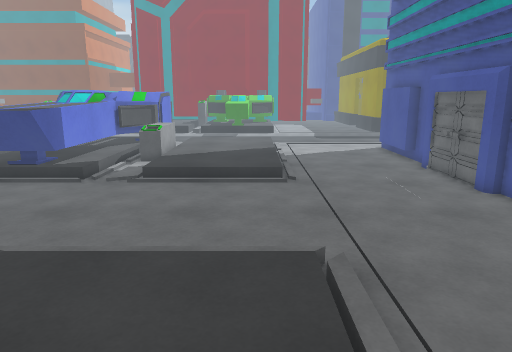
View 1 (above)

17 first-person views from a walk through a Unity game level. The camera is 1.4 m above the floor, tilts 12° down and sees 70° across. The floor is counted in squares, 0.5 m on a side. Each view is taken from the middle of a square. On the plan, view 1 faces up. The plan holds only what a view shows up to about 20 squares ahead; the rest is blank. The place goes on beyond the plan. Surface patterns are stand-ins for the level's own textures.

View 2
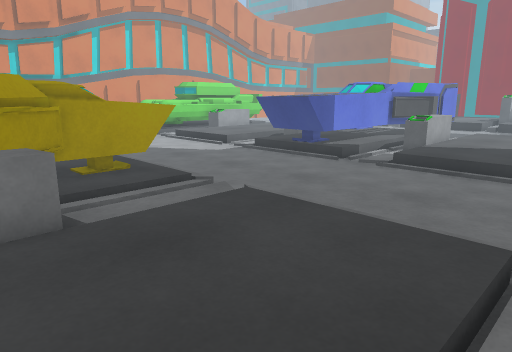

View 3
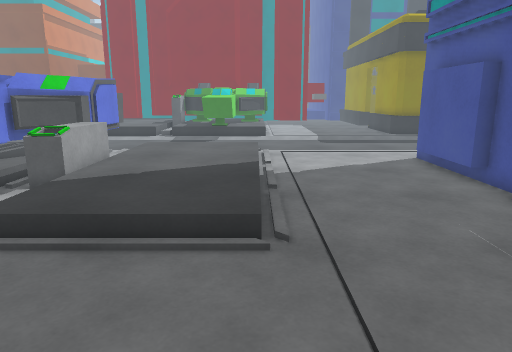

View 4
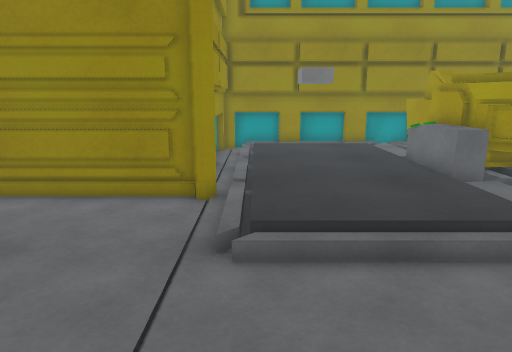

View 5
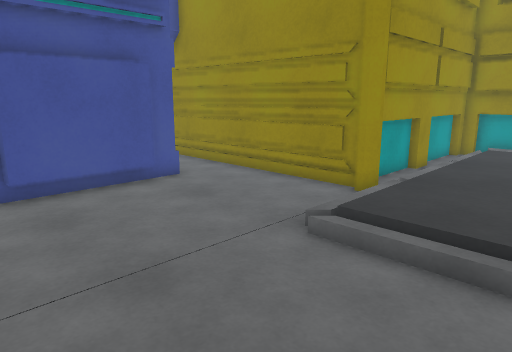

View 6
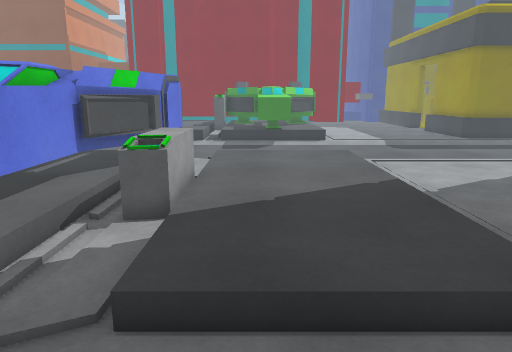

View 7
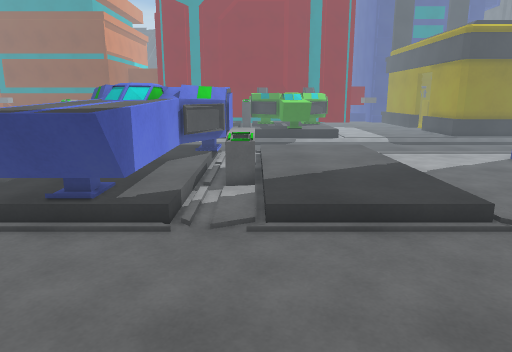

View 8
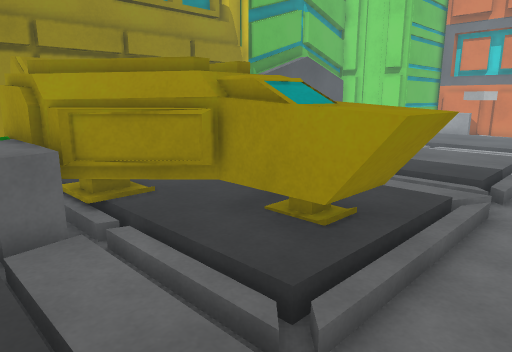

View 9
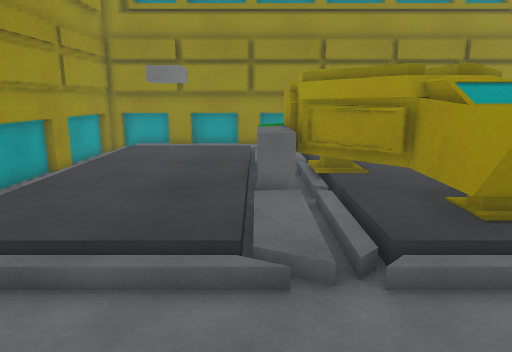

View 10
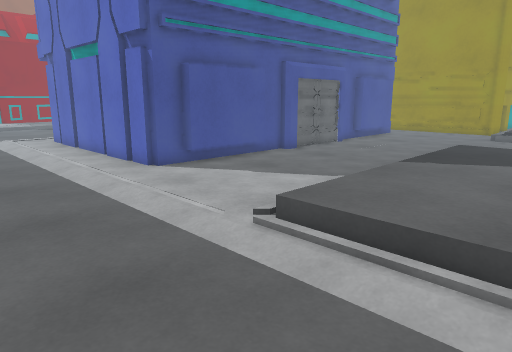

View 11
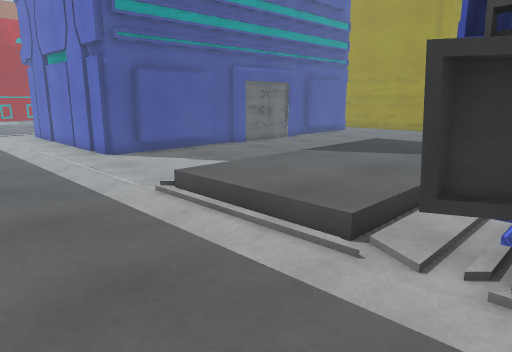

View 12
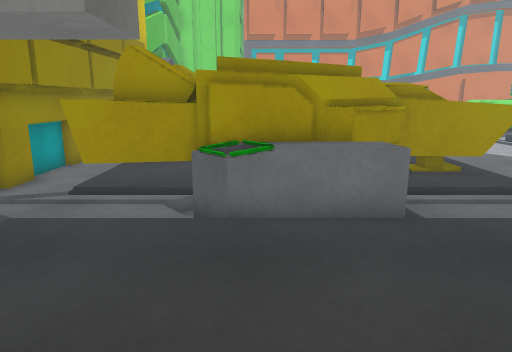

View 13
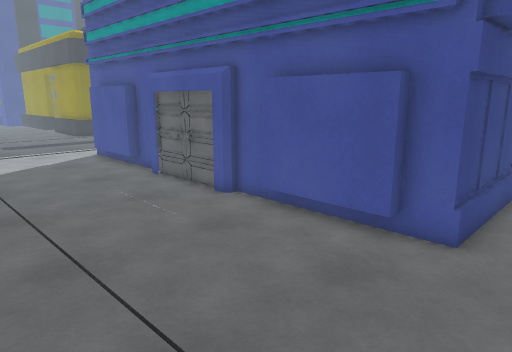

View 14
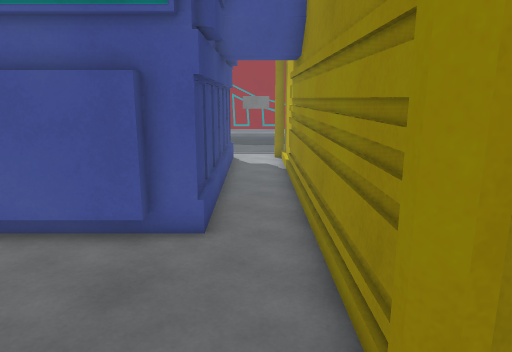

View 15
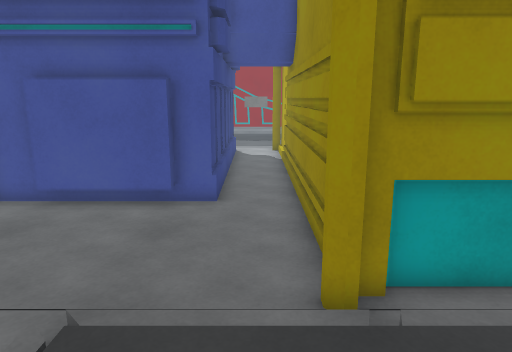

View 16
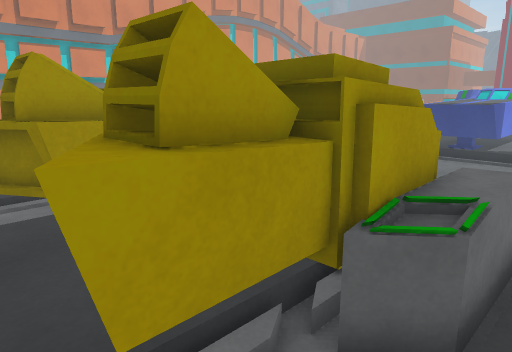

View 17
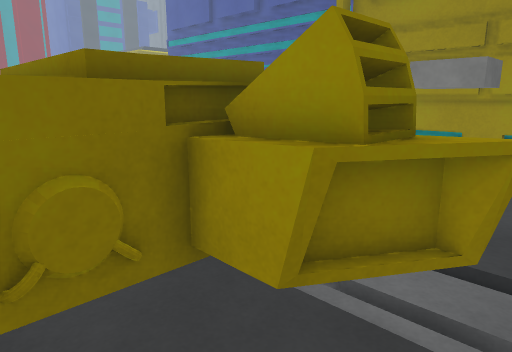

### Floor plan
Key: @ floor where view 1 was taken; # wall or solid block; . main floor; : floor 0.25 m higher than the main floor; - floor 0.25 m lower than the main floor; / step, stairs or slope; = window, fence, low wall or low ledge; ^ raised ledge; B block; T thing the floor can be seen under or through.
Columns run from 12 left of view 1 to 15 right of it. Each row starts with its distance up from view 1.
 33     -   -
 32         ----------
 31       -----------------
 30       ----------------------
 29      #----------------------
 28      ^#.....................
 27      ^#.:::::/..............
 26      ^#.:::::/.......#######
 25     ^#..:::::/.......#
 24    ^^#..:::::/......##
 23 #  ^##^^:::::/......##
 22 #  ^^.^^:::::/......#
 21  ^^^^.^^:::::/......##
 20  ^^^^.^^:::::/......##
 19  ^^^^.^=:::::/.......#
 18  ^^^^...:::::/.......#
 17  ^^^^...:::::/.......#
 16  ^^^^...:::::/......##
 15  ^^^^...//////......##
 14 .^^^^................#
 13 .....................#
 12 .....................#
 11 ....................##
 10 ....................##
  9 ....................#
  8 ....................##
  7 /^^^//////////......##
  6 :^^^:///:::::/.......##
  5 :^^^:///:::::/.......#######
  4 :^^^:///:::::/..............
  3   ^^=///::::://#............
  2  ^^^##^^:::::/.#############
  1 ^^^^^#^^:::::/.#
  0 ^ ^^^^^^::::@/.#
 -1    ^ ^^^:::::/.#
 -2  ^^^^^#=::BB:/.#
 -3 ^^=:^T=/::BB:/.#
 -4 ##::TT=/::BB:/.#
 -5 #:::T^T/:::::/.#
 -6  /////////////.#
 -7 ################

Where each view was taken, in squares from view 1:
view 1: 0 up, 0 right, facing up
view 2: 0 up, 2 right, facing up-left
view 3: 8 up, 1 right, facing up
view 4: 13 up, 1 right, facing down
view 5: 13 up, 3 left, facing down-right
view 6: 11 up, 3 left, facing up
view 7: 6 up, 5 left, facing up
view 8: 9 up, 4 left, facing down-left
view 9: 12 up, 5 left, facing down
view 10: 33 up, 4 left, facing down-right
view 11: 33 up, 8 left, facing down-right
view 12: 1 down, 2 right, facing left
view 13: 3 up, 0 right, facing up-right
view 14: 4 up, 0 right, facing right
view 15: 4 up, 3 left, facing right
view 16: 6 down, 4 left, facing up-left
view 17: 6 down, 11 left, facing up-right
